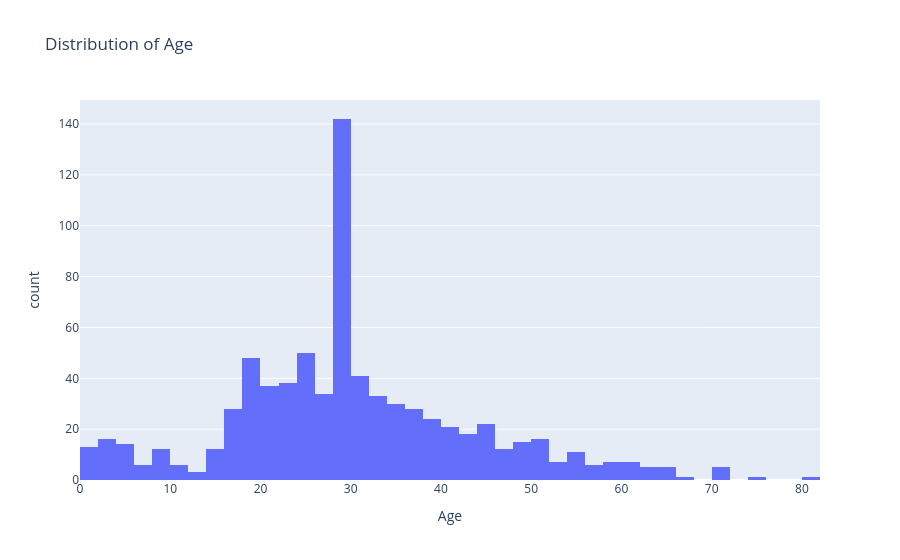

The notebook cell saved with this chart:
### Code cell
px.histogram(df, x="Age", title="Distribution of Age")

### Figure 1 — Plotly figure (JSON) as saved in the notebook; plotly's stock layout.template omitted (floating-point values rounded to 4 significant figures; data arrays with more than 128 entries replaced by an {"elided": "..."} marker saying what was removed)
{"data": [{"bingroup": "x", "hovertemplate": "Age=%{x}<br>count=%{y}<extra></extra>", "legendgroup": "", "marker": {"color": "#636efa", "pattern": {"shape": ""}}, "name": "", "orientation": "v", "showlegend": false, "type": "histogram", "x": {"elided": "775 float values"}, "xaxis": "x", "yaxis": "y"}], "layout": {"barmode": "relative", "legend": {"tracegroupgap": 0}, "title": {"text": "Distribution of Age"}, "xaxis": {"anchor": "y", "domain": [0, 1], "title": {"text": "Age"}}, "yaxis": {"anchor": "x", "domain": [0, 1], "title": {"text": "count"}}}}
